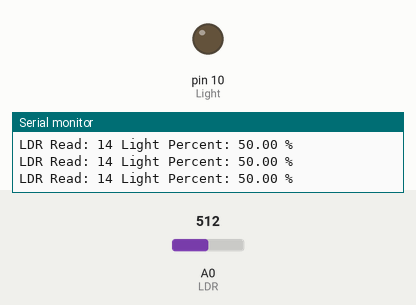
This sketch was run on a simulated Arduino Uno, built with avr-gcc and run on an emulated ATmega328P. On the bench: output pins drawn as LEDs (lit = HIGH), the last lines printed to the serial monitor. The test bench sets the inputs (shaded band); at power-on: A0 (LDR) = 512.

Above: at 1.2 s.
1.3 s: A0 (LDR) set to 493
At 1.7 s:
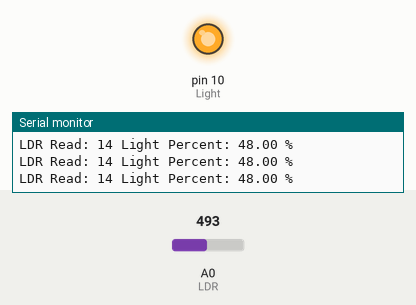
2.8 s: A0 (LDR) set to 716
At 4.0 s:
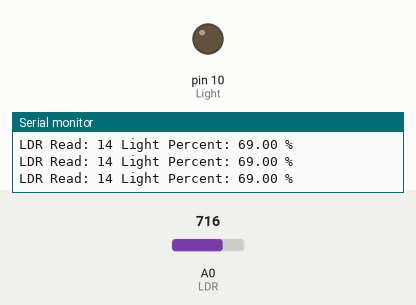
5.8 s: A0 (LDR) set to 511
At 6.4 s:
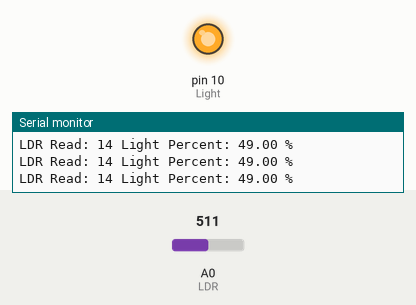
Timing chart, 0 to 8.8 s (numbered marks = the images above; inputs shaded):
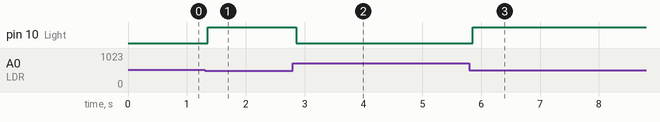

The sketch:

POWAR-LDR_LIGHT.ino
```cpp
#define LDR A0
#define Light 10

float LDRval = 0;
float sunny = 0; // calibrate sensor value WHEN LIGHT
float dark = 1024; // calibrate sensor value WHEN DARK
float treshold = 50; // define treshold to turn lights ON or OFF

void setup() {

  Serial.begin(9600);

  pinMode(Light, OUTPUT);
  digitalWrite(Light,LOW);
}

void loop() {

  LDRval = map(analogRead(LDR),sunny,dark,0,100);

  Serial.print("LDR Read: ");
  Serial.print(LDR);
  Serial.print(" Light Percent: ");
  Serial.print(LDRval);
  Serial.println(" %");

  if (LDRval < treshold) {
    digitalWrite(Light,HIGH);

  } else {
    digitalWrite(Light,LOW);

  }

}
```

Measured:
- the behaviour switches between 512 and 511 on A0 (LDR) (found by bisection; images 0 and 1)
- after the input at 1.3 s, pin 10 (Light): LOW → HIGH after 0.06 s
- after the input at 2.8 s, pin 10 (Light): HIGH → LOW after 0.06 s
- after the input at 5.8 s, pin 10 (Light): LOW → HIGH after 0.06 s
